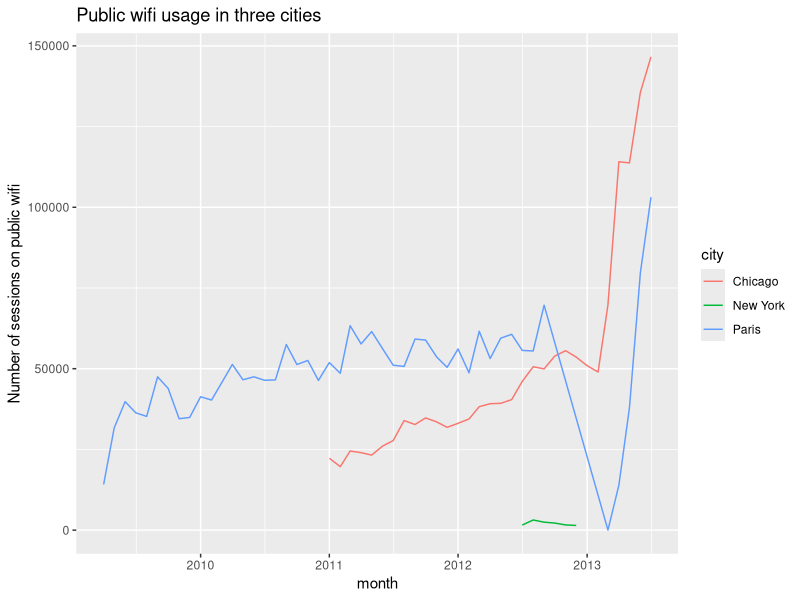

The R source for this figure:
library(plyr)
library(ggplot2)

chicago.raw <- read.csv('data/chicago.csv')
chicago <- data.frame (
  city = 'Chicago',
  month = strptime(paste0('1 ',chicago.raw$MONTH, ', ', chicago.raw$YEAR), format = '%d %B, %Y'),
  sessions = chicago.raw$NUMBER.OF.SESSIONS
)

newyork.raw <- read.csv('data/newyork.csv')
newyork.aggregated <- ddply(newyork.raw, c('Year', 'Month'), function(df) { c(sessions = sum(df$X..of.Sessions)) })
newyork <- data.frame (
  city = 'New York',
  month = as.POSIXct(paste(newyork.aggregated$Year, newyork.aggregated$Month, '01', sep = '-')),
  sessions = newyork.aggregated$sessions
)

paris.raw <- read.csv('data/paris.csv', sep = ';')
paris.raw$month <- factor(paris.raw$mois, levels = c(
  'Janvier',
  'Février',
  'Mars',
  'Avril',
  'Mai',
  'Juin',
  'Juillet',
  'Août',
  'Septembre',
  'Octobre',
  'Novembre',
  'Décembre'
))
levels(paris.raw$month) <- 1:12
paris <- data.frame (
  city = 'Paris',
  month = strptime(paste(paris.raw$annee, paris.raw$month, '01', sep = '-'), format = '%Y-%m-%d'),
  sessions = paris.raw$nombre_session_total
)

wifi <- rbind(paris, newyork, chicago)
p <- ggplot(wifi) + aes(x = month, y = sessions, group = city, color = city) +
  geom_line() + scale_y_continuous('Number of sessions on public wifi') +
  ggtitle('Public wifi usage in three cities')

png('data/wifi.png')
print(p)
dev.off()
